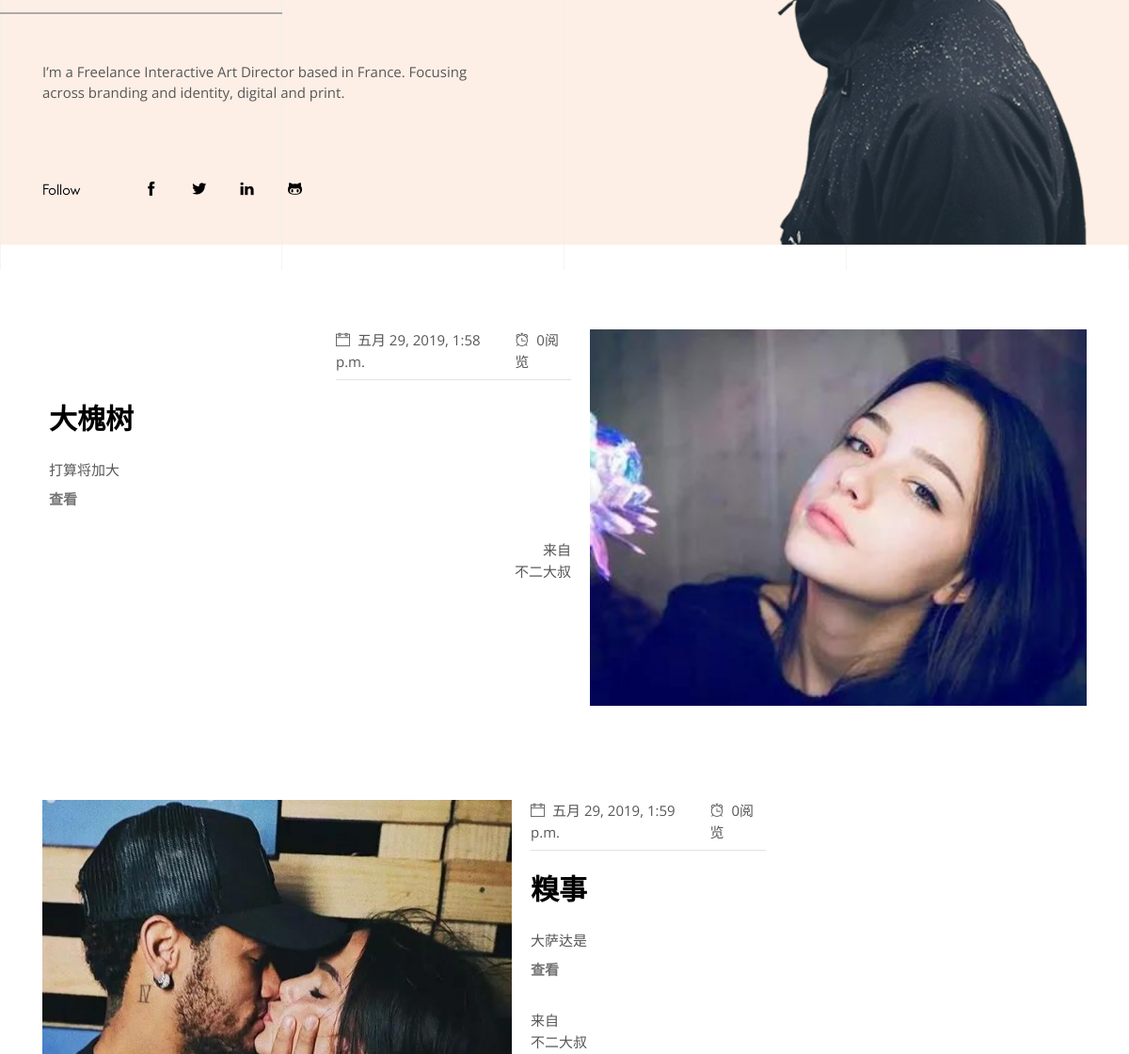
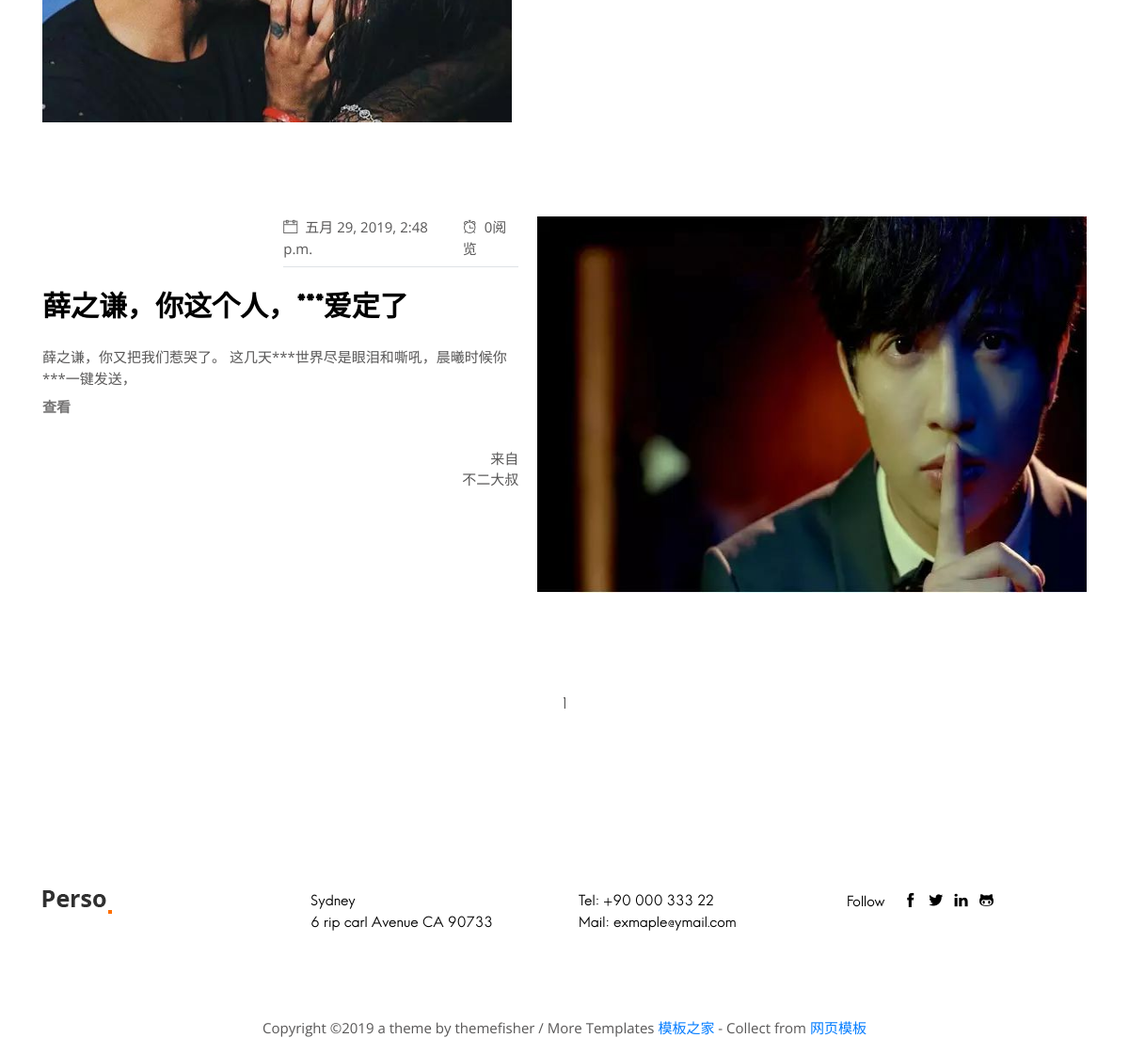
/blog/tags/2/ (lower part), run on an earlier commit of the app's database (2 pictures, top to bottom).
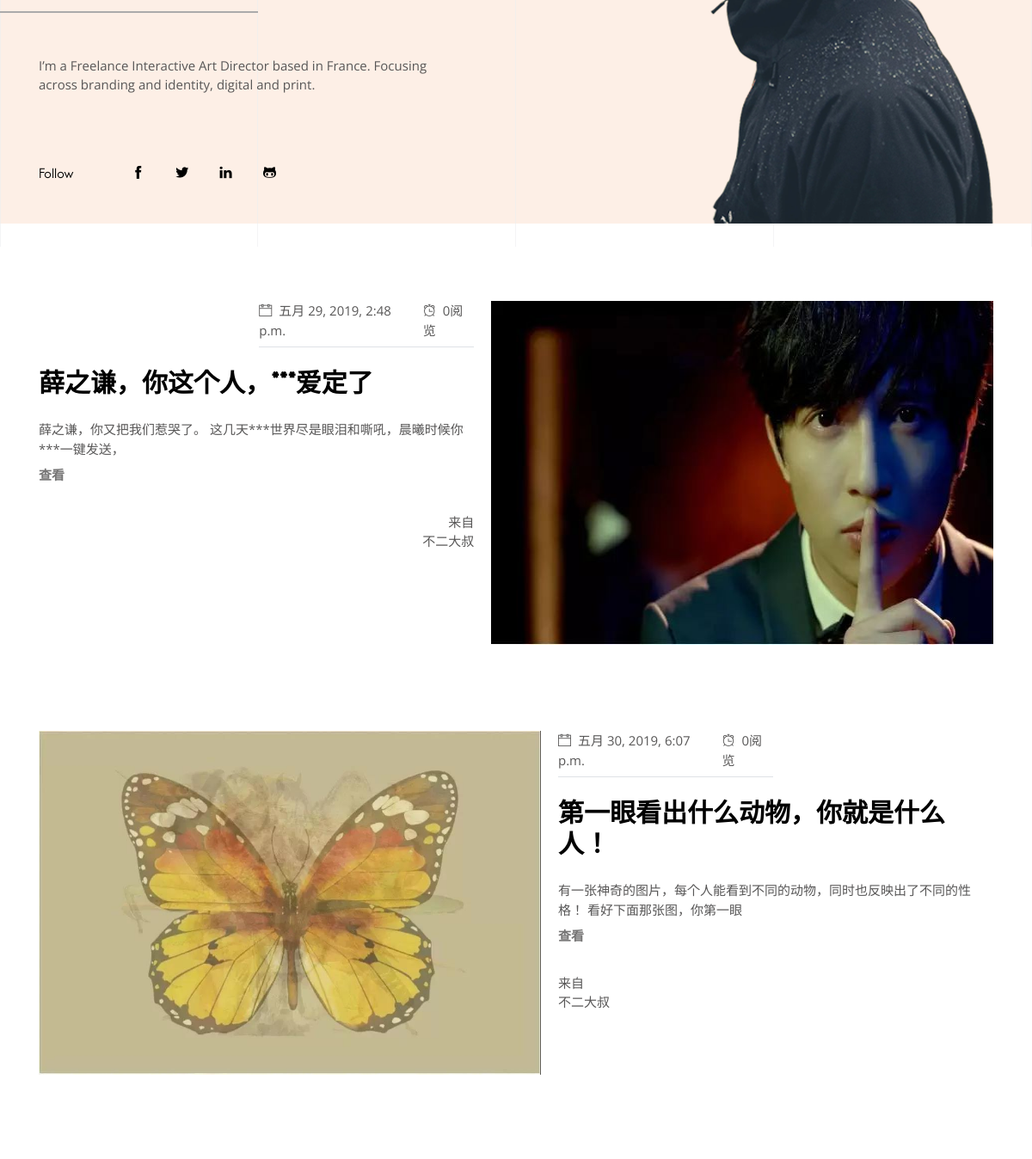
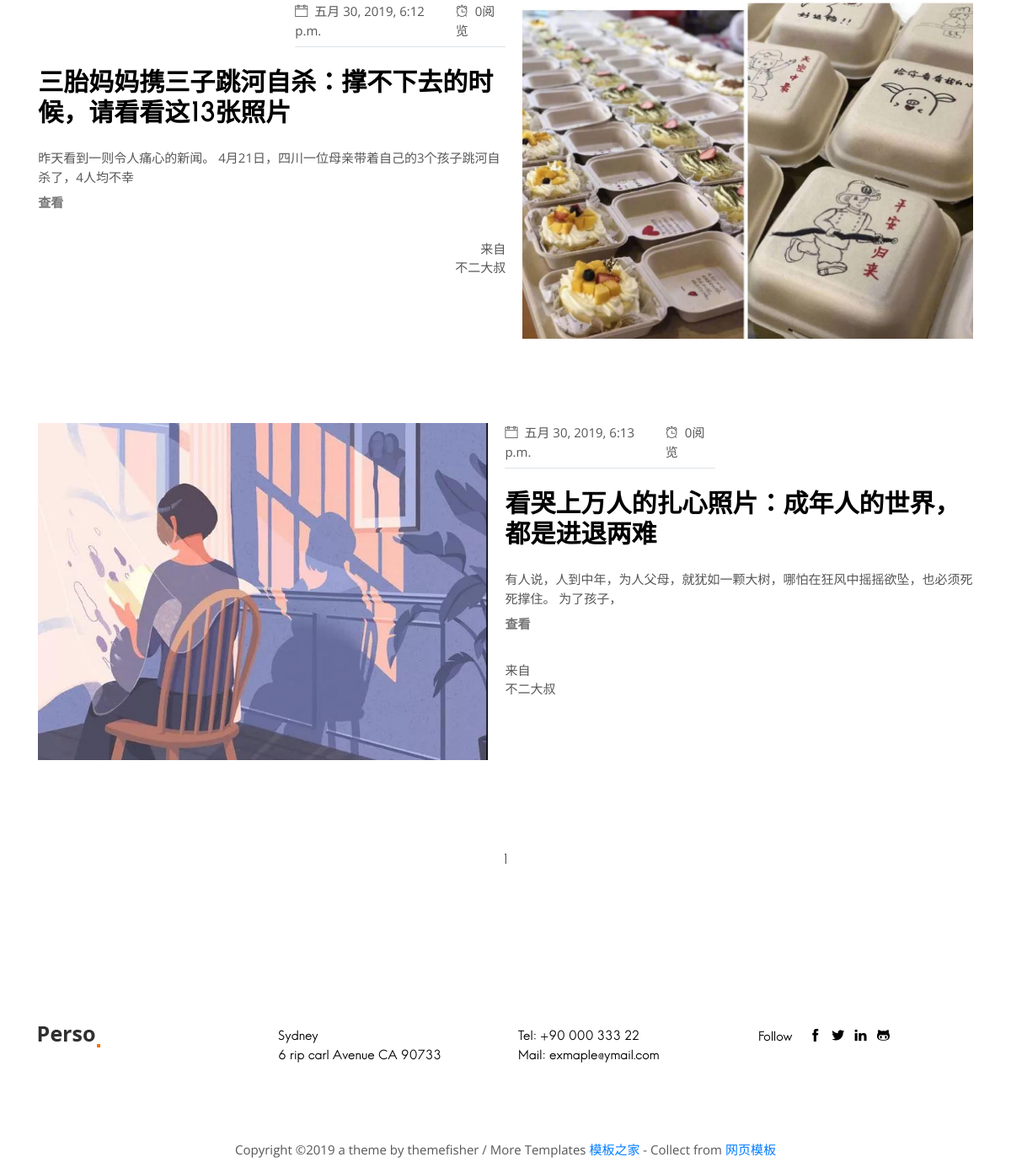
And on a later commit of the database (2 pictures, top to bottom).
### blog/models.py (models this page shows, shortened)
class Dynamic(models.Model):
    title = models.CharField(max_length=50,verbose_name='标题')
    body = models.TextField(verbose_name='内容')
    img=models.ImageField(upload_to='DynamicPicture',verbose_name='动态配图')
    views = models.PositiveIntegerField(default=0,verbose_name='阅读数')
    categories=models.ForeignKey(Categories,on_delete=models.CASCADE,verbose_name='分类')
    tag=models.ManyToManyField(Tag,verbose_name='标签')
    release_time=models.DateTimeField(auto_now_add=True,verbose_name='发布时间')
    author=models.ForeignKey(User,on_delete=models.CASCADE,verbose_name='作者')
    class Meta():
        verbose_name = "文章"
        verbose_name_plural = verbose_name

### blog/views.py (the view)
# urls.py: url(r'^tags/(\d+)/$',views.tags,name='tags'),
def tags(request, id):
    pagenum = request.GET.get('page')
    if pagenum == None:
        pagenum = 1
    else:
        pagenum = pagenum
    dynamics = get_object_or_404(Tag, pk=id).dynamic_set.all()
    paginator = Paginator(dynamics, 6)
    page = paginator.get_page(pagenum)
    return render(request, 'blog/homepage-2.html', {'page': page})

### blog/templatetags/extend_fun.py (called while the page is built)
@register.filter(name='myslice')
def myslice(value,length):
    return value[:length]

### templates/blog/homepage-2.html (shortened to what the changed rows need)
﻿<!DOCTYPE html>
<html lang="zxx">
<head>
  <link rel="stylesheet" href="/static/plugins/bootstrap/bootstrap.min.css">
  <link rel="stylesheet" href="/static/plugins/slick/slick.css">
  <link rel="stylesheet" href="/static/plugins/themify-icons/themify-icons.css">
  <link href="/static/css/style.css" rel="stylesheet">
</head>
<body>
{% load extend_fun %}
<section class="section">
  <div class="container">
    <div class="row">
      {% for dynamic in page.object_list %}
        {% if forloop.counter|divisibleby:2 %}
        <div class="col-12 mb-100">
          <article data-file="articles/b.html" data-target="article" class="article-full-width">
            <div class="post-image">
              <img class="img-fluid" src="/static/media/{{dynamic.img}}" alt="post-thumb">
            </div>
            <div class="post-content">
              <ul class="list-inline d-flex justify-content-between border-bottom post-meta pb-2 mb-4">
                <li class="list-inline-item"><i class="ti-calendar mr-2"></i>{{ dynamic.release_time }}</li>
                <li class="list-inline-item"><i class="ti-alarm-clock mr-2"></i><span class="eta">{{ dynamic.views }}</span>阅览</li>
              </ul>
              <h4 class="mb-4"><a href="{% url 'blog:detail' dynamic.id %}" class="text-dark">{{ dynamic.title }}</a></h4>
              <p class="mb-0 post-summary">{{ dynamic.body|myslice:50 }}</p>
              <a class="btn btn-transparent mb-4" href="{% url 'blog:detail' dynamic.id %}">查看</a>
              <div class="author">
                <span class="d-block">来自</span>
                <p>{{ dynamic.author }}</p>
              </div>
            </div>
          </article>
        </div>
        {% else %}
           <div class="col-12 mb-100">
          <article data-file="articles/b.html" data-target="article" class="article-full-width article-right">
            <div class="post-image">
              <img class="img-fluid" src="/static/media/{{dynamic.img}}" alt="post-thumb">
            </div>
            <div class="post-content">
              <ul class="list-inline d-flex justify-content-between border-bottom post-meta pb-2 mb-4">
                <li class="list-inline-item"><i class="ti-calendar mr-2"></i>{{ dynamic.release_time }}</li>
                <li class="list-inline-item"><i class="ti-alarm-clock mr-2"></i><span class="eta">{{ dynamic.views }}</span>阅览</li>
              </ul>
              <h4 class="mb-4"><a href="{% url 'blog:detail' dynamic.id %}" class="text-dark">{{ dynamic.title }}</a></h4>
              <p class="mb-0 post-summary">{{ dynamic.body|myslice:50 }}</p>
              <a class="btn btn-transparent mb-4" href="{% url 'blog:detail' dynamic.id %}">查看</a>
              <div class="author">
                <span class="d-block">来自</span>
                <p>{{ dynamic.author }}</p>
              </div>
            </div>
          </article>
        </div>
        {% endif %}
    {% endfor %}
    </div>
    <div class="row">
            <div class="col-12">
                <nav>
                    <ul class="pagination justify-content-center align-items-center">
                        {% for num in page.paginator.page_range %}
                            <li class="page-item"><a class="page-link" href="/blog/index/?page={{num}}"> {{ num }} </a></li>
                        {% endfor %}
                    </ul>
                </nav>
            </div>
        </div>
  </div>
</section>
</body>
</html>

What changed in the data, as far as the page shows it:
removed Dynamic: img (picture), release_time "五月 29, 2019, 1:58 p.m.", views "0", title "大槐树", body|myslice "打算将加大", author "不二大叔"
removed Dynamic: img (picture), release_time "五月 29, 2019, 1:59 p.m.", views "0", title "糗事", body|myslice "大萨达是", author "不二大叔"
added Dynamic: img (picture), release_time "五月 30, 2019, 6:07 p.m.", views "0", title "第一眼看出什么动物，你就是什么人！", body|myslice "有一张神奇的图片，每个人能看到不同的动物，同时也反映出了不同的性格！ 看好下面那张图，你第一眼", author "不二大叔"
added Dynamic: img (picture), release_time "五月 30, 2019, 6:12 p.m.", views "0", title "三胎妈妈携三子跳河自杀：撑不下去的时候，请看看这13张照片", body|myslice "昨天看到一则令人痛心的新闻。 4月21日，四川一位母亲带着自己的3个孩子跳河自杀了，4人均不幸", author "不二大叔"
added Dynamic: img (picture), release_time "五月 30, 2019, 6:13 p.m.", views "0", title "看哭上万人的扎心照片：成年人的世界，都是进退两难", body|myslice "有人说，人到中年，为人父母，就犹如一颗大树，哪怕在狂风中摇摇欲坠，也必须死死撑住。 为了孩子，", author "不二大叔"
